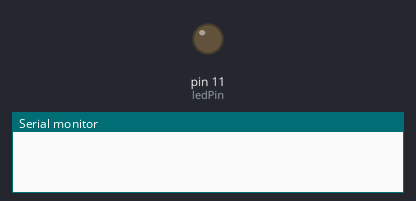
This sketch was run on a simulated Arduino Uno, built with avr-gcc and run on an emulated ATmega328P. On the bench: output pins drawn as LEDs (lit = HIGH), the last lines printed to the serial monitor. Pins used as bus, display or sensor lines are not drawn.

Above: at 0.1 s.
At 1.1 s:
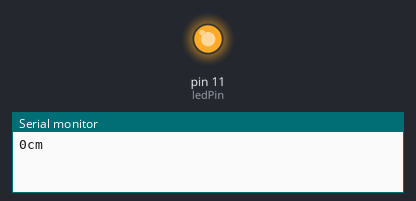
Timing chart, 0 to 2.6 s (numbered marks = the images above):
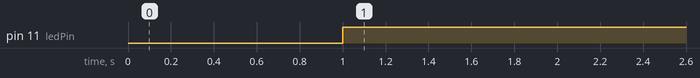

Measured:
- by itself, pin 11 (ledPin): LOW → HIGH at 1.0 s

The sketch:

Ultrasonic_Sensor.ino
```cpp
#define trigPin 13
#define echoPin 12
#define ledPin 11
//Ultrasonic Sensor AKA Proximity Sensor
void setup()
{
  Serial.begin(9600);
  pinMode(trigPin, OUTPUT); //OUTPUT for the arduino and input for the Ultrasonic sensor
  pinMode(echoPin, OUTPUT);
  pinMode(ledPin, OUTPUT);
}
void loop()
{
	long duration, distance;
  	digitalWrite(trigPin, LOW);
  	delayMicroseconds(2);
  	digitalWrite(trigPin, HIGH);
  	delayMicroseconds(10);
   	//^ producing the "chirp"
  	duration = pulseIn(echoPin, HIGH);

  	distance = (duration/2) / 29.1; //Distance calc for Ultrasonic sensor

 	if (distance < 10) //10 centimeters
    {
     	digitalWrite(ledPin, HIGH);
    }
  	else
    {
     	digitalWrite(ledPin, LOW);
    }
	Serial.print(distance);
  	Serial.println("cm");
  	delay(1500);
}
```
